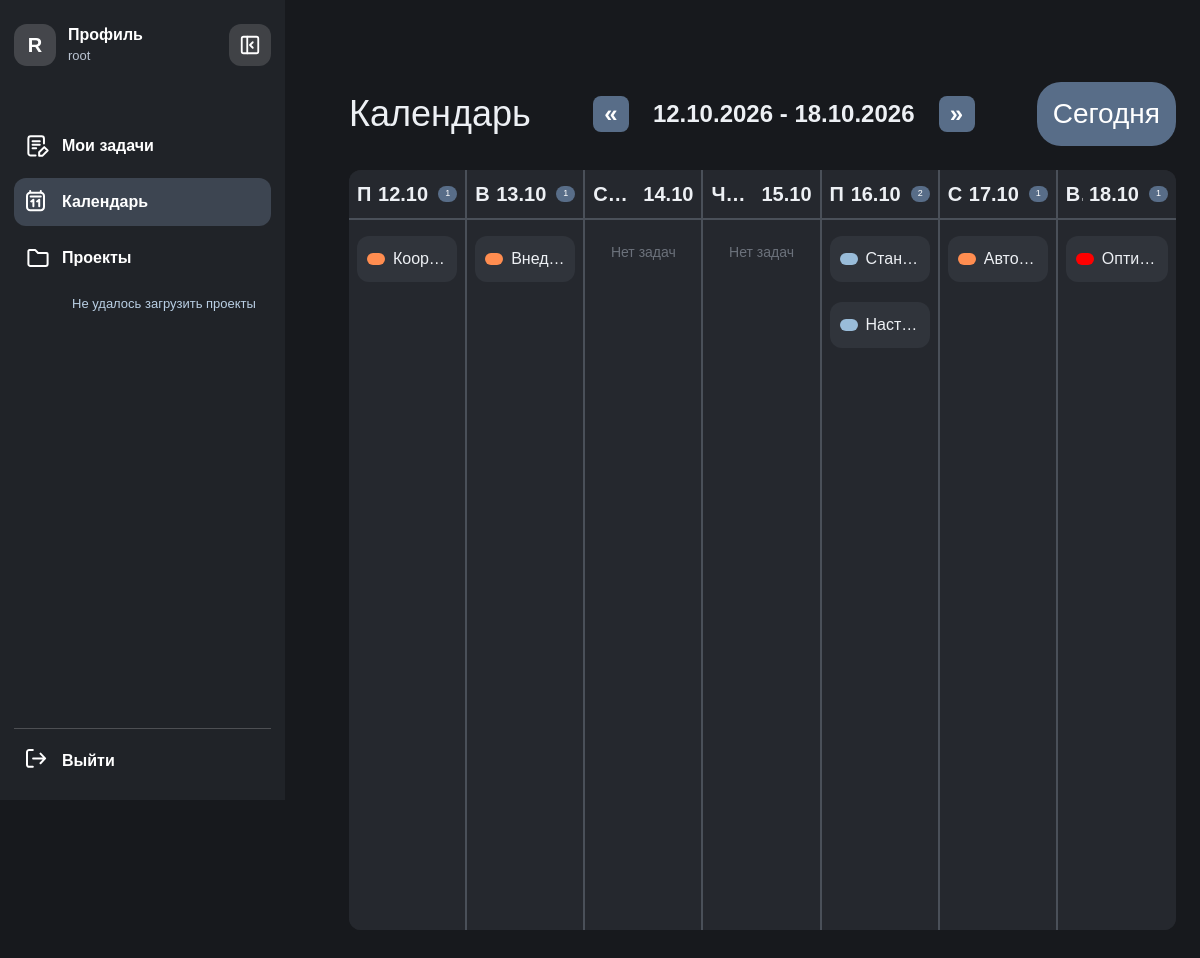
The app's page /calendar/?start=2026-10-12 (signed in) with its own data.
### tasks/models.py (models this page shows, shortened)
class Task(models.Model):
    STATUS_CHOICES = [
        ('in_progress', 'В работе'),
        ('done', 'Выполнено'),
    ]
    PRIORITY_CHOICES = [
        ('low', 'Низкий'),
        ('medium', 'Средний'),
        ('high', 'Высокий'),
        ('critical', 'Критичный'),
    ]
    title = models.CharField(max_length=200, verbose_name='Название')
    description = models.TextField(blank=True, verbose_name='Описание')
    status = models.CharField(
        max_length=20,
        choices=STATUS_CHOICES,
        default='in_progress',
        verbose_name='Статус'
    )
    priority = models.CharField(
        max_length=20,
        choices=PRIORITY_CHOICES,
        default='low',
        verbose_name='Приоритет'
    )
    project = models.ForeignKey(
        Project,
        on_delete=models.CASCADE,
        related_name='tasks',
        verbose_name='Проект'
    )
    assigned_to = models.ForeignKey(
        User,
        on_delete=models.SET_NULL,
        null=True,
        blank=True,
        related_name='assigned_tasks',
        verbose_name='Исполнитель'
    )
    created_by = models.ForeignKey(
        User,
        on_delete=models.SET_NULL,
        null=True,
        related_name='created_tasks',
        verbose_name='Автор'
    )
    created_at = models.DateTimeField(auto_now_add=True, verbose_name='Дата создания')
    due_date = models.DateField(null=True, blank=True ,verbose_name='Срок выполнения')
    class Meta:
        verbose_name = 'Задача'
        verbose_name_plural = 'Задачи'
        ordering = ['-created_at']

### tasks/views.py (the view, shortened to what this page needs)
# urls.py: path('calendar/', views.calendar_view, name='calendar'),  #тест календарь
@login_required
def calendar_view(request):
    start_param = request.GET.get('start')
    try:
        start_date = date.fromisoformat(start_param) if start_param else date.today()
    except (ValueError, TypeError):
        start_date = date.today()
    start_date = start_date - timedelta(days=start_date.weekday())
    end_date = start_date + timedelta(days=6)
    if request.user.profile.role == 'manager':
        tasks = Task.objects.filter(
            created_by=request.user,
            status='in_progress',
            due_date__gte=start_date,
            due_date__lte=end_date,
        ).select_related('project', 'assigned_to')
    by_day = defaultdict(list)
    for task in tasks:
        by_day[task.due_date].append(task)
    weekday_names = ['Понедельник', 'Вторник', 'Среда', 'Четверг',
                     'Пятница', 'Суббота', 'Воскресенье']
    today = date.today()
    days = []
    for i in range(7):
        day = start_date + timedelta(days=i)
        days.append({
            'date': day,
            'name': weekday_names[i],
            'is_today': day == today,
            'tasks': by_day[day],
        })
    return render(request, 'calendar/calendar.html', {
        'days': days,
        'start_date': start_date,
        'end_date': end_date,
        'prev_week': start_date - timedelta(days=7),
        'next_week': start_date + timedelta(days=7),
        'today': today,
    })

### templates/calendar/calendar.html (shortened to what this page needs)
{% extends 'layouts/main_layout.html' %}
{% block page_header %}
  <header class="calendar-header">
    <h1 class="page-title">Календарь</h1>
    <div class="calendar-navigation">
      <a class="calendar-navigation__button"
         href="?start={{ prev_week|date:'Y-m-d' }}"
         aria-label="Предыдущая неделя">«</a>
      <strong class="calendar-navigation__range">
        {{ start_date|date:'d.m.Y' }} - {{ end_date|date:'d.m.Y' }}
      </strong>
      <a class="calendar-navigation__button"
         href="?start={{ next_week|date:'Y-m-d' }}"
         aria-label="Следующая неделя">»</a>
    </div>
    <a class="button" href="?start={{ today|date:'Y-m-d' }}">Сегодня</a>
  </header>
{% endblock %}
{% block content %}
  <section class="calendar">
    <div class="calendar__grid">
      {% for day in days %}
        <article class="calendar__day{% if day.is_today %} calendar__day--today{% endif %}">
          <h2 class="calendar__day-title">
            <span class="calendar__day-name">{{ day.name }}</span>
            <span class="calendar__day-date">{{ day.date|date:'d.m' }}</span>
            {% if day.tasks %}
              <span class="calendar__day-count {% if day.tasks|length > 10 %}calendar__day-count--many{% endif %}" aria-label="Количество задач">
                {% if day.tasks|length > 99 %}
                  99+
                {% else %}
                  {{ day.tasks|length}}
                {% endif %}
              </span>
            {% endif %}
          </h2>
          <div class="calendar__tasks">
            {% for task in day.tasks %}
              <a class="calendar-task"
                 href="{% url 'tasks:project_detail' task.project.id %}#task-{{ task.id }}"
                 title="{{ task.project.name }} — {{ task.title }}">
                <span class="task-priority task-priority--{{ task.priority }}"
                      aria-label="Приоритет: {{ task.get_priority_display }}"></span>
                <span class="calendar-task__title">{{ task.title }}</span>
              </a>
            {% empty %}
              <p class="calendar__empty ">Нет задач</p>
            {% endfor %}
          </div>
        </article>
      {% endfor %}
    </div>
  </section>
{% endblock %}

### templates/includes/sidebar.html (shortened to what this page needs)
<aside class="sidebar" aria-label="Боковое меню">
  <div class="sidebar__topbar">
    <div class="sidebar__identity" aria-label="Текущий пользователь">
      <span class="sidebar__avatar" aria-hidden="true">
        {{ user.username|slice:":1"|upper }}
      </span>
      <span class="sidebar__identity-text">
        <span class="sidebar__identity-label">Профиль</span>
        <span class="sidebar__username" title="{{ user.username }}">
          {{ user.username }}
        </span>
      </span>
    </div>
<button
  class="sidebar__toggle"
  type="button"
  aria-label="Свернуть боковую панель"
  aria-controls="sidebar-navigation"
  aria-expanded="true"
  data-sidebar-toggle
  title="Свернуть панель"
>
  <svg
    xmlns="http://www.w3.org/2000/svg"
    width="22"
    height="22"
    viewBox="0 0 24 24"
    fill="none"
    stroke="currentColor"
    stroke-width="2"
    stroke-linecap="round"
    stroke-linejoin="round"
    aria-hidden="true"
  >
    <rect x="3" y="3" width="18" height="18" rx="2"></rect>
    <path d="M9 3v18"></path>
    <path d="m15 9-3 3 3 3"></path>
  </svg>
</button>
  </div>
  <nav id="sidebar-navigation" class="sidebar__nav" aria-label="Основная навигация">
    <a class="sidebar__link" href="{% url 'tasks:my_tasks' %}" data-sidebar-nav="my-tasks" title="Мои задачи">
      <span class="sidebar__icon" aria-hidden="true">{% include 'components/task_icon.html' with size=22 %}</span>
      <span class="sidebar__label">Мои задачи</span>
    </a>
    <a class="sidebar__link" href="{% url 'tasks:calendar' %}" data-sidebar-nav="calendar" title="Календарь">
      <span class="sidebar__icon" aria-hidden="true">{% include 'components/calendar_icon.html' %}</span>
      <span class="sidebar__label">Календарь</span>
    </a>
    <section class="sidebar__projects" aria-label="Проекты">
      <a class="sidebar__link" href="{% url 'tasks:project_list' %}" data-sidebar-nav="projects" title="Проекты">
        <span class="sidebar__icon" aria-hidden="true">{% include 'components/project_icon.html' with size=24 %}</span>
        <span class="sidebar__label">Проекты</span>
      </a>
      <ul class="sidebar__project-list" data-sidebar-projects data-source-url="{% url 'tasks:project_list' %}">
      </ul>
    </section>
  </nav>
  <a class="sidebar__logout" title="Выйти" href="{% url 'tasks:logout' %}">
    <span class="sidebar__icon" aria-hidden="true">{% include 'components/logout_icon.html' %}</span>
    <span class="sidebar__label">Выйти</span>
  </a>
</aside>

### static/css/variables.css (style rules this page uses)
:root { --color-white: #fff; --color-black: #000; --color-text: #000000; --color-text-muted: #3a3a3a; --color-danger: #b42318; --color-success: #027a48; --color-page-bg: #fff; --color-sidebar-bg: #123D6A; --color-panel-bg: #ECE2DC; --color-card-bg: #fff; --color-button-bg: #123D6A; --color-button-hover: #195490; --color-input-border: #bdbdbd; --color-focus: #111; --font-main: Arial, Helvetica, sans-serif; --font-size-md: 24px; --font-size-xl: 36px; --sidebar-width: 285px; --content-max-width: 1580px; --radius-sm: 12px; --radius-md: 18px; --radius-lg: 24px; --transition-base: .2s ease; }

### static/css/global.css (style rules this page uses)
body { font-family: var(--font-main); font-size: var(--font-size-md); line-height: 1.2; color: var(--color-text); background: var(--color-page-bg); }
.sidebar { width: var(--sidebar-width); min-height: 100vh; height: 100%; flex-shrink: 0; background: var(--color-sidebar-bg); padding: 82px 16px 32px; }
.page-title { font-size: var(--font-size-xl); font-weight: 500; line-height: 1.1; }

### static/css/components.css (style rules this page uses)
.sidebar__nav { display:flex; flex-direction:column; gap:6px }
.sidebar__link { display:flex; align-items:center; gap:8px; width:fit-content; font-size:28px; font-weight:700; line-height:1.1; transition:opacity var(--transition-base),transform var(--transition-base) }
.sidebar__icon { display:inline-flex; align-items:center; justify-content:center; flex-shrink:0; width:32px; height:32px; color:var(--color-black) }
.sidebar__logout { margin-top:40px }
.button { display:inline-flex; align-items:center; justify-content:center; min-height:64px; padding:12px 16px; border-radius:var(--radius-lg); background:var(--color-button-bg); color:#fff; font-size:28px; line-height:1; white-space:nowrap; transition:background-color var(--transition-base),transform var(--transition-base),opacity var(--transition-base) }
.sidebar__user, .sidebar__link, .sidebar__icon { color:#ffffff }
.task-priority { display:inline-flex; flex-shrink:0; width:18px; height:12px; border-radius:999px; background:#d9d9d9 }
.task-priority--medium { background:#99bcd9 }
.task-priority--high { background:#ff8d50 }
.task-priority--critical { background:#ff0000 }

### static/css/pages.css (style rules this page uses)
.calendar-header { display:flex; align-items:center; justify-content:space-between; gap:24px; margin-bottom:24px }
.calendar-navigation { display:flex; align-items:center; justify-content:center; gap:24px; margin:0 auto; font-size:24px; font-weight:700 }
.calendar-navigation__button { display:inline-flex; align-items:center; justify-content:center; width:36px; height:36px; border-radius:8px; background:var(--color-button-bg); color:var(--color-button-text, #fff); text-decoration:none; transition:background-color var(--transition-base),transform var(--transition-base) }
.calendar { width:100% }
.calendar__grid { display:grid; grid-template-columns:repeat(7,1fr); width:100%; min-height:760px; border-radius:var(--radius-sm); overflow:hidden; background:var(--color-panel-bg) }
.calendar__day { min-width:0; border-right:2px solid #b7c0c9; background:var(--color-panel-bg) }
.calendar__day:last-child { border-right:0 }
.calendar__day-title { display: flex; align-items: center; justify-content: center; gap: 6px; min-height:48px; padding:12px 8px; border-bottom:2px solid #b7c0c9; color:var(--color-text); font-size:20px; font-weight:700; text-align:center }
.calendar__day-name { min-width: 0; overflow: hidden; text-overflow: ellipsis; }
.calendar__day-count { display: inline-block; margin-left: 4px; padding: 1px 7px; border-radius: 999px; background: var(--color-button-bg); color: #fff; font-size: 9px; font-weight: 400; vertical-align: middle; line-height: 1.5; }
.calendar__tasks { display:flex; flex-direction:column; gap:20px; padding:16px 8px }
.calendar-task { display:flex; align-items:center; gap:8px; min-height:46px; padding:8px 10px; border-radius:12px; background:var(--color-card-bg); color:var(--color-text); text-decoration:none; font-size:16px }
.calendar-task__title { min-width:0; overflow:hidden; text-overflow:ellipsis; white-space:nowrap }
.calendar__empty { color: var(--color-text-muted); font-size: 14px; text-align: center; opacity: .5; margin: 0; padding: 8px 0; }

### records on screen
Task: title "Коор…"
Task: title "Внед…"
Task: title "Стан…"
Task: title "Наст…"
Task: title "Авто…"
Task: title "Опти…"

### other values on screen
{{ user.username|slice:":1"|upper }} "R"
{{ user.username }} "root"
{{ start_date|date:'d.m.Y' }} "12.10.2026"
{{ end_date|date:'d.m.Y' }} "18.10.2026"
{{ day.date|date:'d.m' }} "12.10" "13.10" "14.10" "15.10" "16.10" "17.10" "18.10"
{{ day.tasks|length }} "1" "1" "2" "1" "1"
{{ day.name }} "С…" "Ч…"
